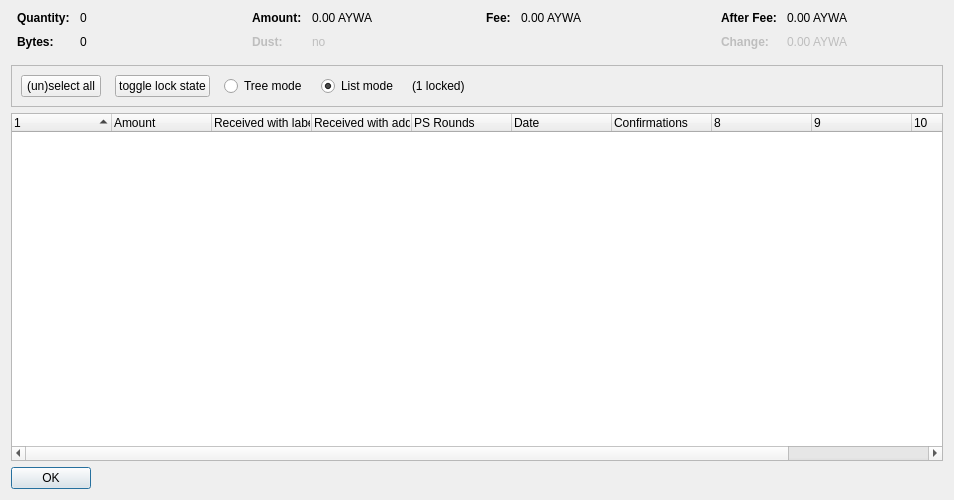
<?xml version="1.0" encoding="UTF-8"?>
<ui version="4.0">
 <class>CoinControlDialog</class>
 <widget class="QDialog" name="CoinControlDialog">
  <property name="geometry">
   <rect>
    <x>0</x>
    <y>0</y>
    <width>954</width>
    <height>500</height>
   </rect>
  </property>
  <property name="windowTitle">
   <string>Coin Selection</string>
  </property>
  <layout class="QVBoxLayout" name="verticalLayout">
   <item>
    <layout class="QHBoxLayout" name="horizontalLayoutTop" stretch="0,0,0,0">
     <property name="topMargin">
      <number>0</number>
     </property>
     <property name="bottomMargin">
      <number>10</number>
     </property>
     <item>
      <layout class="QFormLayout" name="formLayoutCoinControl1">
       <property name="horizontalSpacing">
        <number>10</number>
       </property>
       <property name="verticalSpacing">
        <number>10</number>
       </property>
       <property name="leftMargin">
        <number>6</number>
       </property>
       <property name="rightMargin">
        <number>6</number>
       </property>
       <item row="0" column="0">
        <widget class="QLabel" name="labelCoinControlQuantityText">
         <property name="font">
          <font>
           <weight>75</weight>
           <bold>true</bold>
          </font>
         </property>
         <property name="text">
          <string>Quantity:</string>
         </property>
        </widget>
       </item>
       <item row="0" column="1">
        <widget class="QLabel" name="labelCoinControlQuantity">
         <property name="cursor">
          <cursorShape>IBeamCursor</cursorShape>
         </property>
         <property name="contextMenuPolicy">
          <enum>Qt::ActionsContextMenu</enum>
         </property>
         <property name="text">
          <string notr="true">0</string>
         </property>
         <property name="textInteractionFlags">
          <set>Qt::LinksAccessibleByMouse|Qt::TextSelectableByKeyboard|Qt::TextSelectableByMouse</set>
         </property>
        </widget>
       </item>
       <item row="1" column="0">
        <widget class="QLabel" name="labelCoinControlBytesText">
         <property name="font">
          <font>
           <weight>75</weight>
           <bold>true</bold>
          </font>
         </property>
         <property name="text">
          <string>Bytes:</string>
         </property>
        </widget>
       </item>
       <item row="1" column="1">
        <widget class="QLabel" name="labelCoinControlBytes">
         <property name="cursor">
          <cursorShape>IBeamCursor</cursorShape>
         </property>
         <property name="contextMenuPolicy">
          <enum>Qt::ActionsContextMenu</enum>
         </property>
         <property name="text">
          <string notr="true">0</string>
         </property>
         <property name="textInteractionFlags">
          <set>Qt::LinksAccessibleByMouse|Qt::TextSelectableByKeyboard|Qt::TextSelectableByMouse</set>
         </property>
        </widget>
       </item>
      </layout>
     </item>
     <item>
      <layout class="QFormLayout" name="formLayoutCoinControl2">
       <property name="horizontalSpacing">
        <number>10</number>
       </property>
       <property name="verticalSpacing">
        <number>10</number>
       </property>
       <property name="leftMargin">
        <number>6</number>
       </property>
       <property name="rightMargin">
        <number>6</number>
       </property>
       <item row="0" column="0">
        <widget class="QLabel" name="labelCoinControlAmountText">
         <property name="font">
          <font>
           <weight>75</weight>
           <bold>true</bold>
          </font>
         </property>
         <property name="text">
          <string>Amount:</string>
         </property>
        </widget>
       </item>
       <item row="0" column="1">
        <widget class="QLabel" name="labelCoinControlAmount">
         <property name="cursor">
          <cursorShape>IBeamCursor</cursorShape>
         </property>
         <property name="contextMenuPolicy">
          <enum>Qt::ActionsContextMenu</enum>
         </property>
         <property name="text">
          <string notr="true">0.00 AYWA</string>
         </property>
         <property name="textInteractionFlags">
          <set>Qt::LinksAccessibleByMouse|Qt::TextSelectableByKeyboard|Qt::TextSelectableByMouse</set>
         </property>
        </widget>
       </item>
       <item row="1" column="0">
        <widget class="QLabel" name="labelCoinControlLowOutputText">
         <property name="enabled">
          <bool>false</bool>
         </property>
         <property name="font">
          <font>
           <weight>75</weight>
           <bold>true</bold>
          </font>
         </property>
         <property name="text">
          <string>Dust:</string>
         </property>
        </widget>
       </item>
       <item row="1" column="1">
        <widget class="QLabel" name="labelCoinControlLowOutput">
         <property name="enabled">
          <bool>false</bool>
         </property>
         <property name="cursor">
          <cursorShape>IBeamCursor</cursorShape>
         </property>
         <property name="contextMenuPolicy">
          <enum>Qt::ActionsContextMenu</enum>
         </property>
         <property name="text">
          <string notr="true">no</string>
         </property>
         <property name="textInteractionFlags">
          <set>Qt::LinksAccessibleByMouse|Qt::TextSelectableByKeyboard|Qt::TextSelectableByMouse</set>
         </property>
        </widget>
       </item>
      </layout>
     </item>
     <item>
      <layout class="QFormLayout" name="formLayoutCoinControl3">
       <property name="horizontalSpacing">
        <number>10</number>
       </property>
       <property name="verticalSpacing">
        <number>10</number>
       </property>
       <property name="leftMargin">
        <number>6</number>
       </property>
       <property name="rightMargin">
        <number>6</number>
       </property>
       <item row="0" column="0">
        <widget class="QLabel" name="labelCoinControlFeeText">
         <property name="font">
          <font>
           <weight>75</weight>
           <bold>true</bold>
          </font>
         </property>
         <property name="text">
          <string>Fee:</string>
         </property>
        </widget>
       </item>
       <item row="0" column="1">
        <widget class="QLabel" name="labelCoinControlFee">
         <property name="cursor">
          <cursorShape>IBeamCursor</cursorShape>
         </property>
         <property name="contextMenuPolicy">
          <enum>Qt::ActionsContextMenu</enum>
         </property>
         <property name="text">
          <string notr="true">0.00 AYWA</string>
         </property>
         <property name="textInteractionFlags">
          <set>Qt::LinksAccessibleByMouse|Qt::TextSelectableByKeyboard|Qt::TextSelectableByMouse</set>
         </property>
        </widget>
       </item>
      </layout>
     </item>
     <item>
      <layout class="QFormLayout" name="formLayoutCoinControl4">
       <property name="horizontalSpacing">
        <number>10</number>
       </property>
       <property name="verticalSpacing">
        <number>10</number>
       </property>
       <property name="leftMargin">
        <number>6</number>
       </property>
       <property name="rightMargin">
        <number>6</number>
       </property>
       <item row="0" column="0">
        <widget class="QLabel" name="labelCoinControlAfterFeeText">
         <property name="font">
          <font>
           <weight>75</weight>
           <bold>true</bold>
          </font>
         </property>
         <property name="text">
          <string>After Fee:</string>
         </property>
        </widget>
       </item>
       <item row="0" column="1">
        <widget class="QLabel" name="labelCoinControlAfterFee">
         <property name="cursor">
          <cursorShape>IBeamCursor</cursorShape>
         </property>
         <property name="contextMenuPolicy">
          <enum>Qt::ActionsContextMenu</enum>
         </property>
         <property name="text">
          <string notr="true">0.00 AYWA</string>
         </property>
         <property name="textInteractionFlags">
          <set>Qt::LinksAccessibleByMouse|Qt::TextSelectableByKeyboard|Qt::TextSelectableByMouse</set>
         </property>
        </widget>
       </item>
       <item row="1" column="0">
        <widget class="QLabel" name="labelCoinControlChangeText">
         <property name="enabled">
          <bool>false</bool>
         </property>
         <property name="font">
          <font>
           <weight>75</weight>
           <bold>true</bold>
          </font>
         </property>
         <property name="text">
          <string>Change:</string>
         </property>
        </widget>
       </item>
       <item row="1" column="1">
        <widget class="QLabel" name="labelCoinControlChange">
         <property name="enabled">
          <bool>false</bool>
         </property>
         <property name="cursor">
          <cursorShape>IBeamCursor</cursorShape>
         </property>
         <property name="contextMenuPolicy">
          <enum>Qt::ActionsContextMenu</enum>
         </property>
         <property name="text">
          <string notr="true">0.00 AYWA</string>
         </property>
         <property name="textInteractionFlags">
          <set>Qt::LinksAccessibleByMouse|Qt::TextSelectableByKeyboard|Qt::TextSelectableByMouse</set>
         </property>
        </widget>
       </item>
      </layout>
     </item>
    </layout>
   </item>
   <item>
    <widget class="QFrame" name="frame">
     <property name="minimumSize">
      <size>
       <width>0</width>
       <height>40</height>
      </size>
     </property>
     <property name="frameShape">
      <enum>QFrame::StyledPanel</enum>
     </property>
     <property name="frameShadow">
      <enum>QFrame::Sunken</enum>
     </property>
     <layout class="QHBoxLayout" name="horizontalLayout">
      <item>
       <layout class="QHBoxLayout" name="horizontalLayoutPanel" stretch="0,0,0,0,0,0">
        <property name="spacing">
         <number>14</number>
        </property>
        <item>
         <widget class="QPushButton" name="pushButtonSelectAll">
          <property name="sizePolicy">
           <sizepolicy hsizetype="Maximum" vsizetype="Fixed">
            <horstretch>0</horstretch>
            <verstretch>0</verstretch>
           </sizepolicy>
          </property>
          <property name="text">
           <string>(un)select all</string>
          </property>
          <property name="autoDefault">
           <bool>false</bool>
          </property>
         </widget>
        </item>
        <item>
         <widget class="QPushButton" name="pushButtonToggleLock">
          <property name="sizePolicy">
           <sizepolicy hsizetype="Maximum" vsizetype="Fixed">
            <horstretch>0</horstretch>
            <verstretch>0</verstretch>
           </sizepolicy>
          </property>
          <property name="text">
           <string>toggle lock state</string>
          </property>
          <property name="autoDefault">
           <bool>false</bool>
          </property>
         </widget>
        </item>
        <item>
         <widget class="QRadioButton" name="radioTreeMode">
          <property name="sizePolicy">
           <sizepolicy hsizetype="Maximum" vsizetype="Fixed">
            <horstretch>0</horstretch>
            <verstretch>0</verstretch>
           </sizepolicy>
          </property>
          <property name="text">
           <string>Tree mode</string>
          </property>
         </widget>
        </item>
        <item>
         <widget class="QRadioButton" name="radioListMode">
          <property name="sizePolicy">
           <sizepolicy hsizetype="Maximum" vsizetype="Fixed">
            <horstretch>0</horstretch>
            <verstretch>0</verstretch>
           </sizepolicy>
          </property>
          <property name="text">
           <string>List mode</string>
          </property>
          <property name="checked">
           <bool>true</bool>
          </property>
         </widget>
        </item>
        <item>
         <widget class="QLabel" name="labelLocked">
          <property name="text">
           <string>(1 locked)</string>
          </property>
         </widget>
        </item>
        <item>
         <spacer name="horizontalSpacer">
          <property name="orientation">
           <enum>Qt::Horizontal</enum>
          </property>
          <property name="sizeHint" stdset="0">
           <size>
            <width>40</width>
            <height>20</height>
           </size>
          </property>
         </spacer>
        </item>
       </layout>
      </item>
     </layout>
    </widget>
   </item>
   <item>
    <widget class="CoinControlTreeWidget" name="treeWidget">
     <property name="contextMenuPolicy">
      <enum>Qt::CustomContextMenu</enum>
     </property>
     <property name="sortingEnabled">
      <bool>false</bool>
     </property>
     <property name="columnCount">
      <number>11</number>
     </property>
     <attribute name="headerShowSortIndicator" stdset="0">
      <bool>true</bool>
     </attribute>
     <attribute name="headerStretchLastSection">
      <bool>false</bool>
     </attribute>
     <column>
      <property name="text">
       <string/>
      </property>
     </column>
     <column>
      <property name="text">
       <string>Amount</string>
      </property>
     </column>
     <column>
      <property name="text">
       <string>Received with label</string>
      </property>
     </column>
     <column>
      <property name="text">
       <string>Received with address</string>
      </property>
     </column>
     <column>
      <property name="text">
       <string>PS Rounds</string>
      </property>
     </column>
     <column>
      <property name="text">
       <string>Date</string>
      </property>
     </column>
     <column>
      <property name="text">
       <string>Confirmations</string>
      </property>
      <property name="toolTip">
       <string>Confirmed</string>
      </property>
     </column>
     <column>
      <property name="text">
       <string/>
      </property>
     </column>
     <column>
      <property name="text">
       <string/>
      </property>
     </column>
     <column>
      <property name="text">
       <string/>
      </property>
     </column>
     <column>
      <property name="text">
       <string/>
      </property>
     </column>
    </widget>
   </item>
   <item>
    <widget class="QDialogButtonBox" name="buttonBox">
     <property name="sizePolicy">
      <sizepolicy hsizetype="Maximum" vsizetype="Fixed">
       <horstretch>0</horstretch>
       <verstretch>0</verstretch>
      </sizepolicy>
     </property>
     <property name="orientation">
      <enum>Qt::Horizontal</enum>
     </property>
     <property name="standardButtons">
      <set>QDialogButtonBox::Ok</set>
     </property>
    </widget>
   </item>
  </layout>
 </widget>
 <customwidgets>
  <customwidget>
   <class>CoinControlTreeWidget</class>
   <extends>QTreeWidget</extends>
   <header>coincontroltreewidget.h</header>
  </customwidget>
 </customwidgets>
 <resources/>
 <connections/>
</ui>
